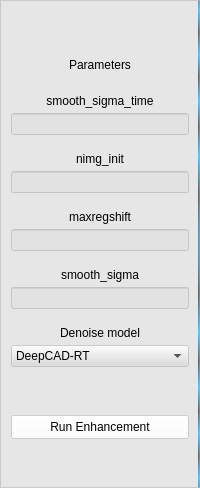
               <widget class="QFrame" name="frame_2">
                <property name="sizePolicy">
                 <sizepolicy hsizetype="Expanding" vsizetype="Preferred">
                  <horstretch>25</horstretch>
                  <verstretch>0</verstretch>
                 </sizepolicy>
                </property>
                <property name="minimumSize">
                 <size>
                  <width>172</width>
                  <height>488</height>
                 </size>
                </property>
                <property name="styleSheet">
                 <string notr="true">background-color:rgba(220, 220, 220, 120);
border-right:2px solid qradialgradient(spread:repeat, cx:0.5, cy:0.5, radius:0.077, fx:0.5, fy:0.5, stop:0 rgba(0, 169, 255, 147), stop:0.497326 rgba(0, 0, 0, 147), stop:1 rgba(0, 169, 255, 147));</string>
                </property>
                <property name="frameShape">
                 <enum>QFrame::StyledPanel</enum>
                </property>
                <property name="frameShadow">
                 <enum>QFrame::Raised</enum>
                </property>
                <layout class="QVBoxLayout" name="verticalLayout_3">
                 <property name="spacing">
                  <number>0</number>
                 </property>
                 <property name="leftMargin">
                  <number>10</number>
                 </property>
                 <property name="topMargin">
                  <number>4</number>
                 </property>
                 <property name="rightMargin">
                  <number>10</number>
                 </property>
                 <property name="bottomMargin">
                  <number>0</number>
                 </property>
                 <item>
                  <widget class="QFrame" name="frame_14">
                   <property name="sizePolicy">
                    <sizepolicy hsizetype="Preferred" vsizetype="Expanding">
                     <horstretch>0</horstretch>
                     <verstretch>4</verstretch>
                    </sizepolicy>
                   </property>
                   <property name="styleSheet">
                    <string notr="true">border:none;
background:transparent;</string>
                   </property>
                   <property name="frameShape">
                    <enum>QFrame::StyledPanel</enum>
                   </property>
                   <property name="frameShadow">
                    <enum>QFrame::Raised</enum>
                   </property>
                   <widget class="QFrame" name="frame_15">
                    <property name="geometry">
                     <rect>
                      <x>140</x>
                      <y>90</y>
                      <width>170</width>
                      <height>99</height>
                     </rect>
                    </property>
                    <property name="sizePolicy">
                     <sizepolicy hsizetype="Preferred" vsizetype="Expanding">
                      <horstretch>0</horstretch>
                      <verstretch>5</verstretch>
                     </sizepolicy>
                    </property>
                    <property name="styleSheet">
                     <string notr="true">border:none;
background:transparent;</string>
                    </property>
                    <property name="frameShape">
                     <enum>QFrame::StyledPanel</enum>
                    </property>
                    <property name="frameShadow">
                     <enum>QFrame::Raised</enum>
                    </property>
                   </widget>
                  </widget>
                 </item>
                 <item>
                  <widget class="QLabel" name="label_8">
                   <property name="sizePolicy">
                    <sizepolicy hsizetype="Preferred" vsizetype="Expanding">
                     <horstretch>0</horstretch>
                     <verstretch>2</verstretch>
                    </sizepolicy>
                   </property>
                   <property name="styleSheet">
                    <string notr="true">font: 75 12pt &quot;Adobe Gothic Std B&quot;;
border:None;
background:transparent;</string>
                   </property>
                   <property name="text">
                    <string>Parameters</string>
                   </property>
                   <property name="alignment">
                    <set>Qt::AlignCenter</set>
                   </property>
                  </widget>
                 </item>
                 <item>
                  <widget class="QFrame" name="frame_11">
                   <property name="sizePolicy">
                    <sizepolicy hsizetype="Preferred" vsizetype="Expanding">
                     <horstretch>0</horstretch>
                     <verstretch>1</verstretch>
                    </sizepolicy>
                   </property>
                   <property name="styleSheet">
                    <string notr="true">border:none;
background:transparent;</string>
                   </property>
                   <property name="frameShape">
                    <enum>QFrame::StyledPanel</enum>
                   </property>
                   <property name="frameShadow">
                    <enum>QFrame::Raised</enum>
                   </property>
                   <widget class="QFrame" name="frame_12">
                    <property name="geometry">
                     <rect>
                      <x>140</x>
                      <y>90</y>
                      <width>170</width>
                      <height>99</height>
                     </rect>
                    </property>
                    <property name="sizePolicy">
                     <sizepolicy hsizetype="Preferred" vsizetype="Expanding">
                      <horstretch>0</horstretch>
                      <verstretch>5</verstretch>
                     </sizepolicy>
                    </property>
                    <property name="styleSheet">
                     <string notr="true">border:none;
background:transparent;</string>
                    </property>
                    <property name="frameShape">
                     <enum>QFrame::StyledPanel</enum>
                    </property>
                    <property name="frameShadow">
                     <enum>QFrame::Raised</enum>
                    </property>
                   </widget>
                  </widget>
                 </item>
                 <item>
                  <widget class="QLabel" name="label_4">
                   <property name="sizePolicy">
                    <sizepolicy hsizetype="Preferred" vsizetype="Expanding">
                     <horstretch>0</horstretch>
                     <verstretch>2</verstretch>
                    </sizepolicy>
                   </property>
                   <property name="styleSheet">
                    <string notr="true">background:transparent;
border:none;
font: 9pt &quot;微软雅黑&quot;;</string>
                   </property>
                   <property name="text">
                    <string>smooth_sigma_time</string>
                   </property>
                   <property name="alignment">
                    <set>Qt::AlignCenter</set>
                   </property>
                  </widget>
                 </item>
                 <item>
                  <widget class="QLineEdit" name="lineEdit_3">
                   <property name="sizePolicy">
                    <sizepolicy hsizetype="Preferred" vsizetype="Expanding">
                     <horstretch>0</horstretch>
                     <verstretch>1</verstretch>
                    </sizepolicy>
                   </property>
                   <property name="alignment">
                    <set>Qt::AlignCenter</set>
                   </property>
                  </widget>
                 </item>
                 <item>
                  <widget class="QFrame" name="frame_8">
                   <property name="sizePolicy">
                    <sizepolicy hsizetype="Preferred" vsizetype="Expanding">
                     <horstretch>0</horstretch>
                     <verstretch>1</verstretch>
                    </sizepolicy>
                   </property>
                   <property name="styleSheet">
                    <string notr="true">border:none;
background:transparent;</string>
                   </property>
                   <property name="frameShape">
                    <enum>QFrame::StyledPanel</enum>
                   </property>
                   <property name="frameShadow">
                    <enum>QFrame::Raised</enum>
                   </property>
                  </widget>
                 </item>
                 <item>
                  <widget class="QLabel" name="label_7">
                   <property name="sizePolicy">
                    <sizepolicy hsizetype="Preferred" vsizetype="Expanding">
                     <horstretch>0</horstretch>
                     <verstretch>2</verstretch>
                    </sizepolicy>
                   </property>
                   <property name="styleSheet">
                    <string notr="true">background:transparent;
border:none;
font: 9pt &quot;微软雅黑&quot;;</string>
                   </property>
                   <property name="text">
                    <string>nimg_init</string>
                   </property>
                   <property name="alignment">
                    <set>Qt::AlignCenter</set>
                   </property>
                  </widget>
                 </item>
                 <item>
                  <widget class="QLineEdit" name="lineEdit_4">
                   <property name="sizePolicy">
                    <sizepolicy hsizetype="Preferred" vsizetype="Expanding">
                     <horstretch>0</horstretch>
                     <verstretch>1</verstretch>
                    </sizepolicy>
                   </property>
                   <property name="alignment">
                    <set>Qt::AlignCenter</set>
                   </property>
                  </widget>
                 </item>
                 <item>
                  <widget class="QFrame" name="frame_7">
                   <property name="sizePolicy">
                    <sizepolicy hsizetype="Preferred" vsizetype="Expanding">
                     <horstretch>0</horstretch>
                     <verstretch>1</verstretch>
                    </sizepolicy>
                   </property>
                   <property name="styleSheet">
                    <string notr="true">border:none;
background:transparent;</string>
                   </property>
                   <property name="frameShape">
                    <enum>QFrame::StyledPanel</enum>
                   </property>
                   <property name="frameShadow">
                    <enum>QFrame::Raised</enum>
                   </property>
                  </widget>
                 </item>
                 <item>
                  <widget class="QLabel" name="label_6">
                   <property name="sizePolicy">
                    <sizepolicy hsizetype="Preferred" vsizetype="Expanding">
                     <horstretch>0</horstretch>
                     <verstretch>2</verstretch>
                    </sizepolicy>
                   </property>
                   <property name="styleSheet">
                    <string notr="true">background:transparent;
border:none;
font: 9pt &quot;微软雅黑&quot;;</string>
                   </property>
                   <property name="text">
                    <string>maxregshift</string>
                   </property>
                   <property name="alignment">
                    <set>Qt::AlignCenter</set>
                   </property>
                  </widget>
                 </item>
                 <item>
                  <widget class="QLineEdit" name="lineEdit_2">
                   <property name="sizePolicy">
                    <sizepolicy hsizetype="Expanding" vsizetype="Expanding">
                     <horstretch>0</horstretch>
                     <verstretch>1</verstretch>
                    </sizepolicy>
                   </property>
                   <property name="styleSheet">
                    <string notr="true">background-:transparent</string>
                   </property>
                   <property name="alignment">
                    <set>Qt::AlignCenter</set>
                   </property>
                  </widget>
                 </item>
                 <item>
                  <widget class="QFrame" name="frame_6">
                   <property name="sizePolicy">
                    <sizepolicy hsizetype="Preferred" vsizetype="Expanding">
                     <horstretch>0</horstretch>
                     <verstretch>1</verstretch>
                    </sizepolicy>
                   </property>
                   <property name="styleSheet">
                    <string notr="true">border:none;
background:transparent;</string>
                   </property>
                   <property name="frameShape">
                    <enum>QFrame::StyledPanel</enum>
                   </property>
                   <property name="frameShadow">
                    <enum>QFrame::Raised</enum>
                   </property>
                  </widget>
                 </item>
                 <item>
                  <widget class="QLabel" name="label_5">
                   <property name="sizePolicy">
                    <sizepolicy hsizetype="Preferred" vsizetype="Expanding">
                     <horstretch>0</horstretch>
                     <verstretch>2</verstretch>
                    </sizepolicy>
                   </property>
                   <property name="styleSheet">
                    <string notr="true">background:transparent;
border:none;
font: 9pt &quot;微软雅黑&quot;;</string>
                   </property>
                   <property name="text">
                    <string>smooth_sigma</string>
                   </property>
                   <property name="alignment">
                    <set>Qt::AlignCenter</set>
                   </property>
                  </widget>
                 </item>
                 <item>
                  <widget class="QLineEdit" name="lineEdit">
                   <property name="sizePolicy">
                    <sizepolicy hsizetype="Expanding" vsizetype="Expanding">
                     <horstretch>0</horstretch>
                     <verstretch>1</verstretch>
                    </sizepolicy>
                   </property>
                   <property name="alignment">
                    <set>Qt::AlignCenter</set>
                   </property>
                  </widget>
                 </item>
                 <item>
                  <widget class="QFrame" name="frame_39">
                   <property name="sizePolicy">
                    <sizepolicy hsizetype="Preferred" vsizetype="Expanding">
                     <horstretch>0</horstretch>
                     <verstretch>1</verstretch>
                    </sizepolicy>
                   </property>
                   <property name="styleSheet">
                    <string notr="true">border:none;
background:transparent;</string>
                   </property>
                   <property name="frameShape">
                    <enum>QFrame::StyledPanel</enum>
                   </property>
                   <property name="frameShadow">
                    <enum>QFrame::Raised</enum>
                   </property>
                  </widget>
                 </item>
                 <item>
                  <widget class="QLabel" name="label_22">
                   <property name="sizePolicy">
                    <sizepolicy hsizetype="Preferred" vsizetype="Expanding">
                     <horstretch>0</horstretch>
                     <verstretch>2</verstretch>
                    </sizepolicy>
                   </property>
                   <property name="styleSheet">
                    <string notr="true">background:transparent;
border:none;
font: 9pt &quot;微软雅黑&quot;;</string>
                   </property>
                   <property name="text">
                    <string>Denoise model</string>
                   </property>
                   <property name="alignment">
                    <set>Qt::AlignCenter</set>
                   </property>
                  </widget>
                 </item>
                 <item>
                  <widget class="QComboBox" name="comboBox_3">
                   <property name="styleSheet">
                    <string notr="true">font: 9pt &quot;微软雅黑&quot;;</string>
                   </property>
                   <item>
                    <property name="text">
                     <string>DeepCAD-RT</string>
                    </property>
                   </item>
                  </widget>
                 </item>
                 <item>
                  <widget class="QFrame" name="frame_4">
                   <property name="sizePolicy">
                    <sizepolicy hsizetype="Preferred" vsizetype="Expanding">
                     <horstretch>0</horstretch>
                     <verstretch>4</verstretch>
                    </sizepolicy>
                   </property>
                   <property name="styleSheet">
                    <string notr="true">border:none;
background:transparent;</string>
                   </property>
                   <property name="frameShape">
                    <enum>QFrame::StyledPanel</enum>
                   </property>
                   <property name="frameShadow">
                    <enum>QFrame::Raised</enum>
                   </property>
                  </widget>
                 </item>
                 <item>
                  <widget class="QPushButton" name="pushButton_run_enhance">
                   <property name="sizePolicy">
                    <sizepolicy hsizetype="Minimum" vsizetype="Expanding">
                     <horstretch>0</horstretch>
                     <verstretch>2</verstretch>
                    </sizepolicy>
                   </property>
                   <property name="styleSheet">
                    <string notr="true">QPushButton{   
    background-color:rgba(255,255,255,150);
    font 9pt &quot;微软雅黑&quot;；
}

QPushButton:hover
{
margin:1px;
}</string>
                   </property>
                   <property name="text">
                    <string>Run Enhancement</string>
                   </property>
                  </widget>
                 </item>
                 <item>
                  <widget class="QFrame" name="frame_13">
                   <property name="sizePolicy">
                    <sizepolicy hsizetype="Preferred" vsizetype="Expanding">
                     <horstretch>0</horstretch>
                     <verstretch>4</verstretch>
                    </sizepolicy>
                   </property>
                   <property name="styleSheet">
                    <string notr="true">border:none;
background:transparent;</string>
                   </property>
                   <property name="frameShape">
                    <enum>QFrame::StyledPanel</enum>
                   </property>
                   <property name="frameShadow">
                    <enum>QFrame::Raised</enum>
                   </property>
                  </widget>
                 </item>
                </layout>
               </widget>
